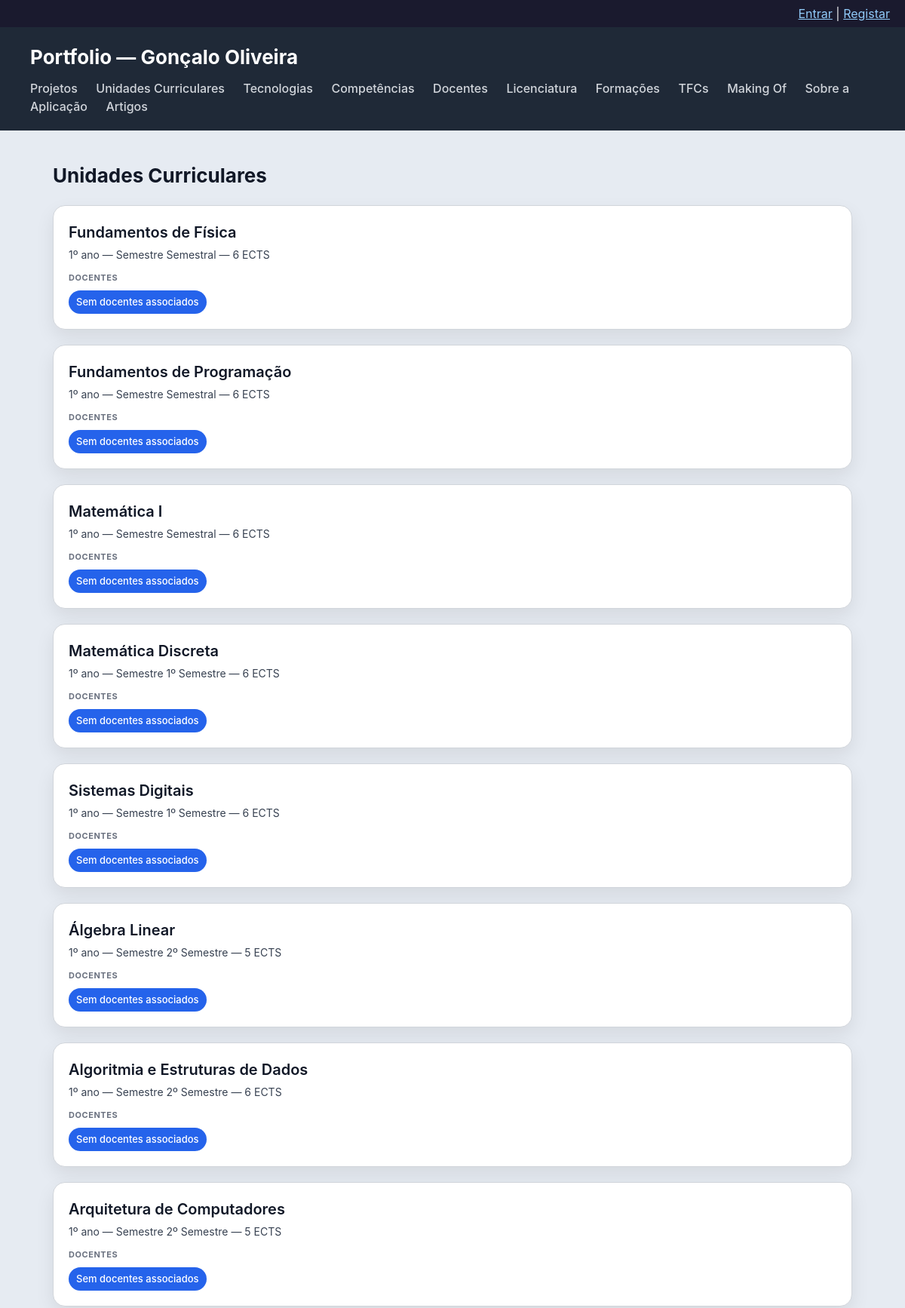
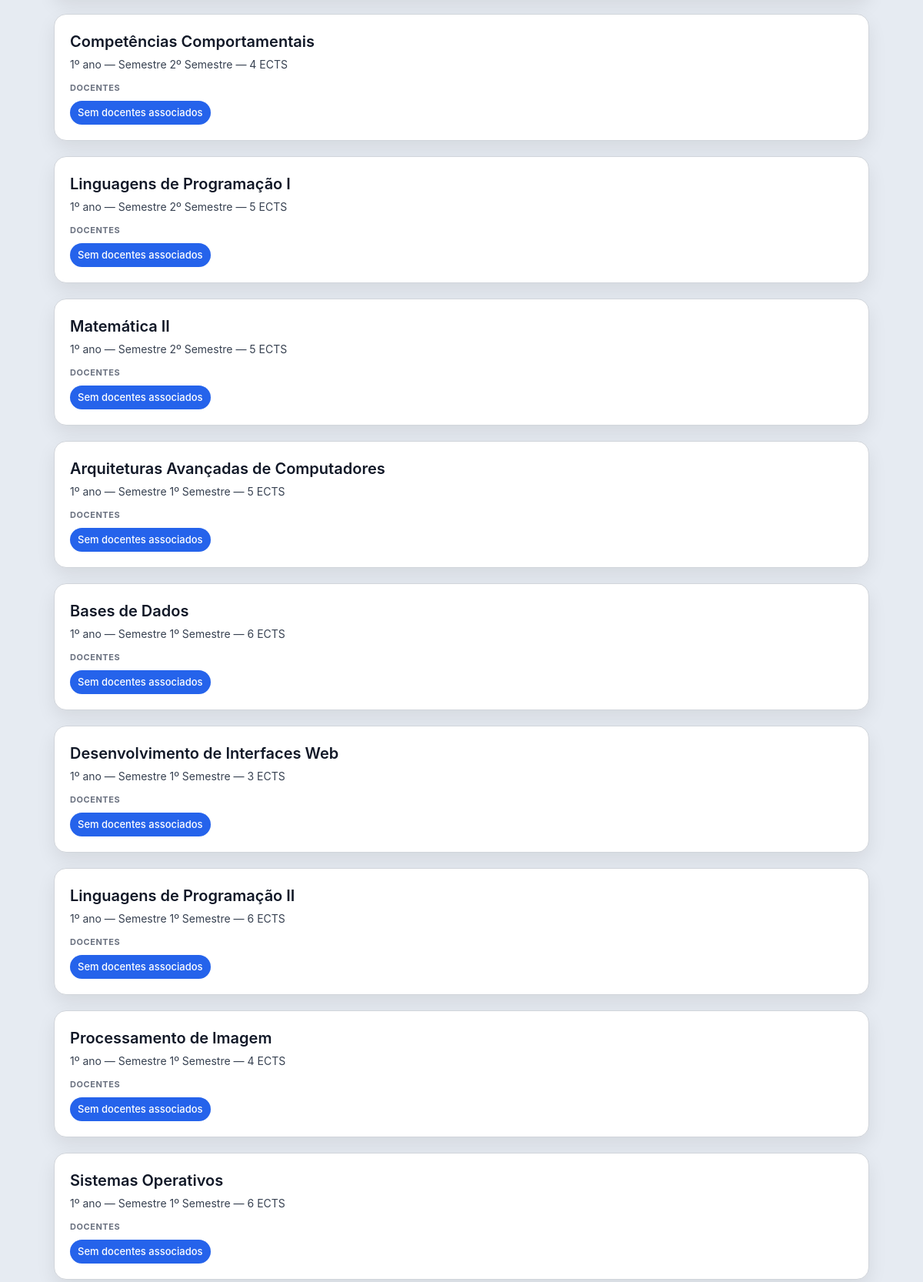
/portfolio/ucs/ (upper part), run on the app's committed database (2 pictures, top to bottom).
### portfolio/models.py (models this page shows, shortened)
class UnidadeCurricular(models.Model):
    nome = models.CharField(max_length=200)
    sigla = models.CharField(max_length=20, blank=True)
    ano = models.IntegerField()
    semestre = models.IntegerField()
    ects = models.IntegerField(default=6)
    descricao = models.TextField(blank=True)
    imagem = models.ImageField(upload_to='ucs/', blank=True, null=True)
    licenciatura = models.ForeignKey(
        Licenciatura, on_delete=models.SET_NULL,
        null=True, blank=True, related_name='ucs'
    )
    docentes = models.ManyToManyField(
        Docente, blank=True, related_name='ucs'
    )

### portfolio/views.py (the view)
# urls.py: path('ucs/', views.ucs_view, name='ucs'),
def ucs_view(request):
    ucs = UnidadeCurricular.objects.select_related('licenciatura').prefetch_related('docentes', 'projetos').all()
    return render(request, 'portfolio/ucs.html', {'ucs': ucs})

### accounts/context_processors.py (called while the page is built)
def user_groups(request):
    is_gestor = False
    is_autor = False
    if request.user.is_authenticated:
        grupos = request.user.groups.values_list('name', flat=True)
        is_gestor = 'gestor-portfolio' in grupos
        is_autor = 'autores' in grupos
    return {
        'is_gestor_portfolio': is_gestor,
        'is_autor': is_autor,
    }

### portfolio/templates/portfolio/ucs.html
{% extends "portfolio/base.html" %}
{% block content %}
<h2>Unidades Curriculares</h2>
<section>
    {% for uc in ucs %}
    <article>
        <header>
            <h3>{{ uc.nome }}</h3>
            <p>{{ uc.ano }}º ano — Semestre {{ uc.semestre }} — {{ uc.ects }} ECTS</p>
        </header>
        <section>
            <h4>Docentes</h4>
            <ul>
                {% for docente in uc.docentes.all %}
                    <li>{{ docente.nome }}</li>
                {% empty %}
                    <li>Sem docentes associados</li>
                {% endfor %}
            </ul>
        </section>
    </article>
    {% endfor %}
</section>
{% endblock %}

### curso/static/escola/styles.css (style rules this page uses)
* { box-sizing: border-box; margin: 0; padding: 0; }
body { font-family: "Inter", "Segoe UI", system-ui, -apple-system, sans-serif; background: #e6ebf2; color: #111827; line-height: 1.5; }
h2 { margin-bottom: 20px; font-size: 26px; }
section > article { background: white; padding: 20px; border-radius: 16px; border: 1px solid #d1d5db; box-shadow: 0 10px 25px rgba(0,0,0,0.08); transition: all 0.25s ease; margin-bottom: 20px; }
article > header { margin-bottom: 12px; }
article > header > h3 { font-size: 20px; font-weight: 600; margin-bottom: 4px; }
article > header > p { font-size: 14px; color: #374151; }
article > section { margin-top: 10px; }
article > section > h4 { font-size: 11px; text-transform: uppercase; color: #6b7280; margin-bottom: 8px; letter-spacing: 0.05em; }
article > section > ul { list-style: none; display: flex; flex-wrap: wrap; gap: 8px; }
article > section > ul > li { background: #2563eb; color: white; padding: 6px 10px; border-radius: 999px; font-size: 13px; font-weight: 500; }

### data on the page
UnidadeCurricular: nome "Fundamentos de Física", ano "1", semestre "Semestral", ects "6"
UnidadeCurricular: nome "Fundamentos de Programação", ano "1", semestre "Semestral", ects "6"
UnidadeCurricular: nome "Matemática I", ano "1", semestre "Semestral", ects "6"
UnidadeCurricular: nome "Matemática Discreta", ano "1", semestre "1º Semestre", ects "6"
UnidadeCurricular: nome "Sistemas Digitais", ano "1", semestre "1º Semestre", ects "6"
UnidadeCurricular: nome "Álgebra Linear", ano "1", semestre "2º Semestre", ects "5"
UnidadeCurricular: nome "Algoritmia e Estruturas de Dados", ano "1", semestre "2º Semestre", ects "6"
UnidadeCurricular: nome "Arquitetura de Computadores", ano "1", semestre "2º Semestre", ects "5"
UnidadeCurricular: nome "Competências Comportamentais", ano "1", semestre "2º Semestre", ects "4"
UnidadeCurricular: nome "Linguagens de Programação I", ano "1", semestre "2º Semestre", ects "5"
UnidadeCurricular: nome "Matemática II", ano "1", semestre "2º Semestre", ects "5"
UnidadeCurricular: nome "Arquiteturas Avançadas de Computadores", ano "1", semestre "1º Semestre", ects "5"
UnidadeCurricular: nome "Bases de Dados", ano "1", semestre "1º Semestre", ects "6"
UnidadeCurricular: nome "Desenvolvimento de Interfaces Web", ano "1", semestre "1º Semestre", ects "3"
UnidadeCurricular: nome "Linguagens de Programação II", ano "1", semestre "1º Semestre", ects "6"
UnidadeCurricular: nome "Processamento de Imagem", ano "1", semestre "1º Semestre", ects "4"
UnidadeCurricular: nome "Sistemas Operativos", ano "1", semestre "1º Semestre", ects "6"
